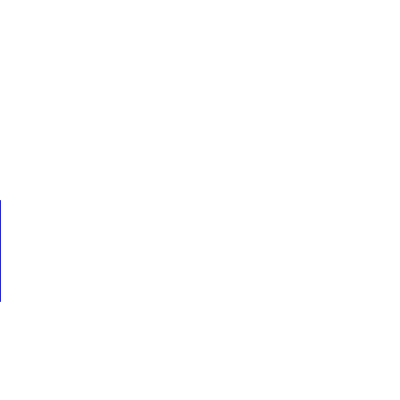
Frame 1 (no input)
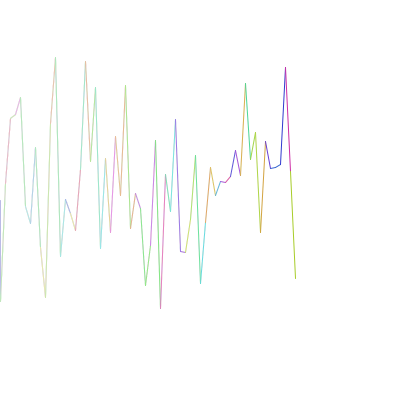
Frame 60 (the mouse pressed at the canvas centre just before this capture)
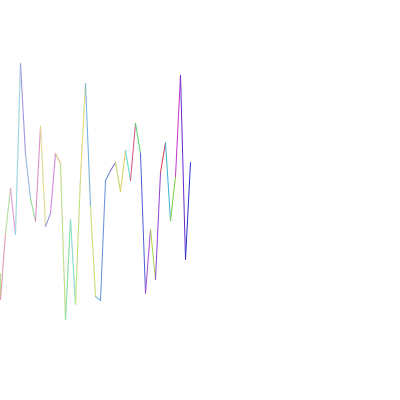
Frame 120 (the mouse held since frame 60 and released just before this capture)

The Processing sketch that drew these frames (run headless with seeded random() and noise(); from frame 60 on, the mouse is pressed at the canvas centre):

// Processing sketch: processing_64613
// ── processing_64613.pde

float x, y;
float px, py;
void setup() {
  colorMode(HSB, 360, 100, 100);
  size(400, 400);
  background(0, 0, 100);
  smooth();
  x = 0;
  y = height/2;
  px = x;
  py = y;
}

void draw() {
  fill(0, 0, 100, 5);
  noStroke();
  rect(0, 0, width, height);
  fill(0);

  if (x > width) {
    background(0, 0, 100);
    x = 0;
    px = x;
  }

  y=noise(y+x)*height;
  color c = color(random(20, 360), 80, 80);
  fill(c);
  stroke(c);
  line(px, py, x, y);
  px = x;
  py = y;
  x += 5;
}
